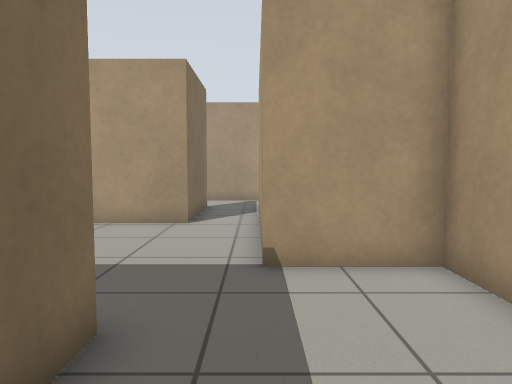
[1] (above)

17 first-person views from a walk through a world built for the Gazebo simulator. The camera is 0.88 m above the floor, tilts 4° down and sees 70° across. The floor is counted in squares, 0.5 m on a side. Each view is taken from the middle of a square. On the plan, view 1 faces up. The plan holds only what a view shows up to about 17 squares ahead; the rest is blank.

[2]
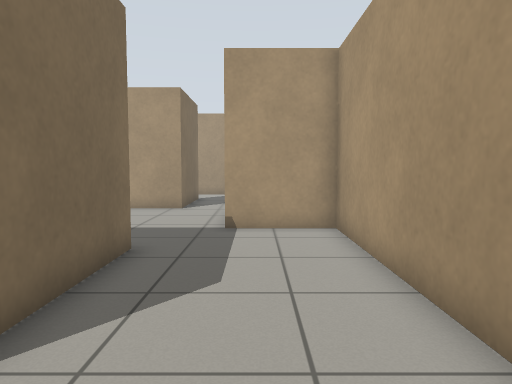

[3]
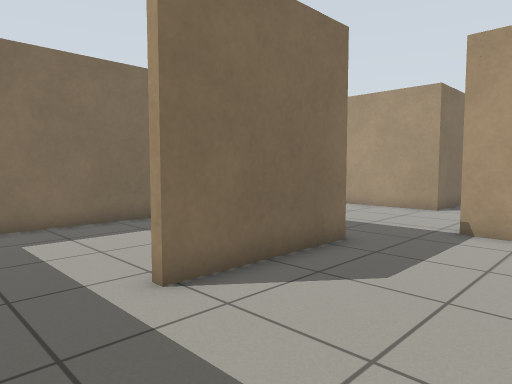

[4]
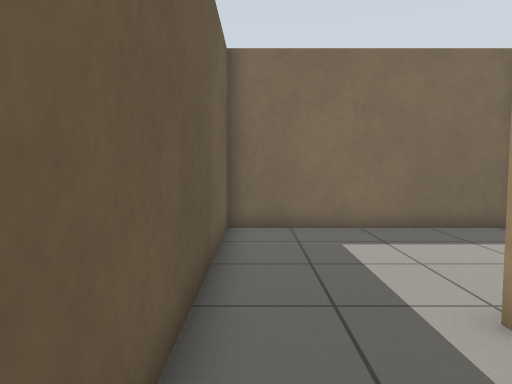

[5]
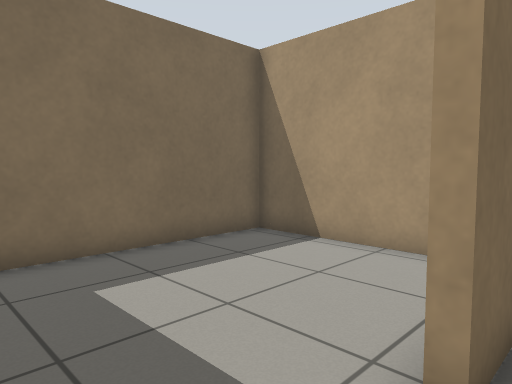

[6]
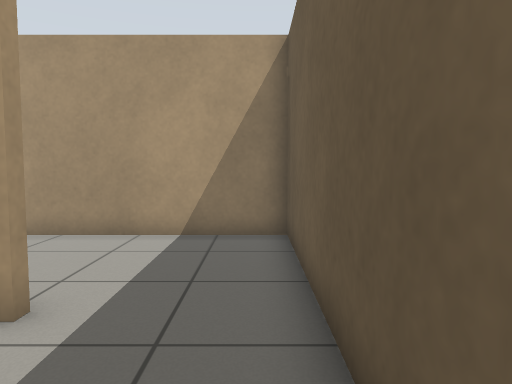

[7]
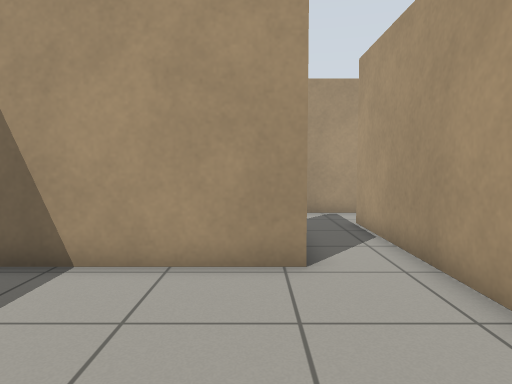

[8]
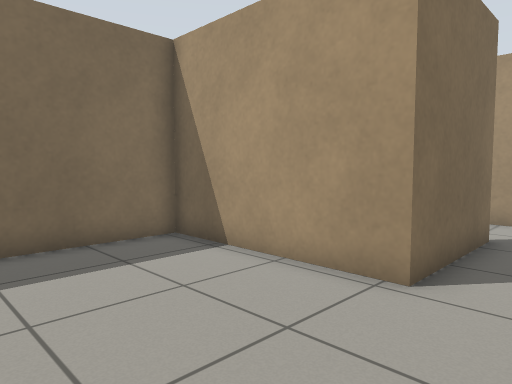

[9]
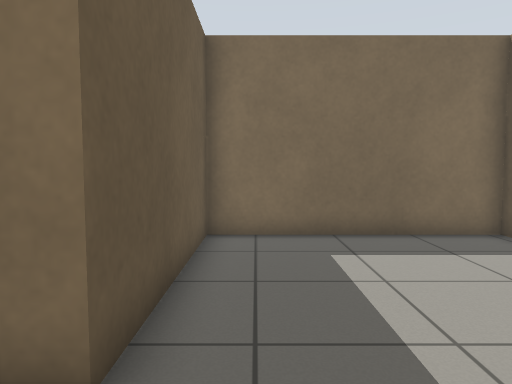

[10]
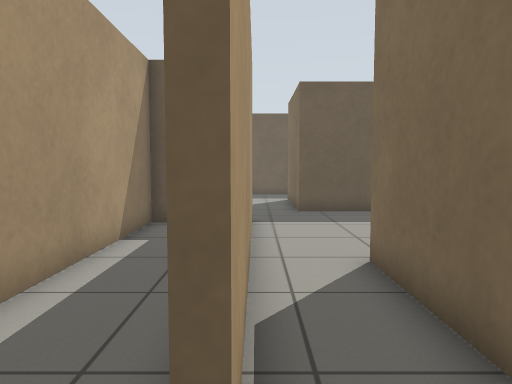

[11]
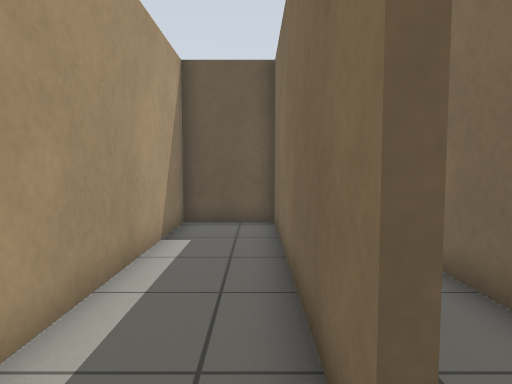

[12]
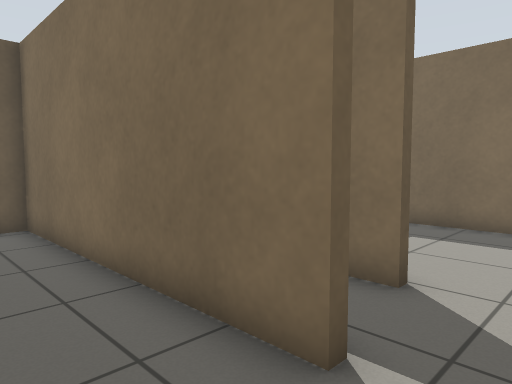

[13]
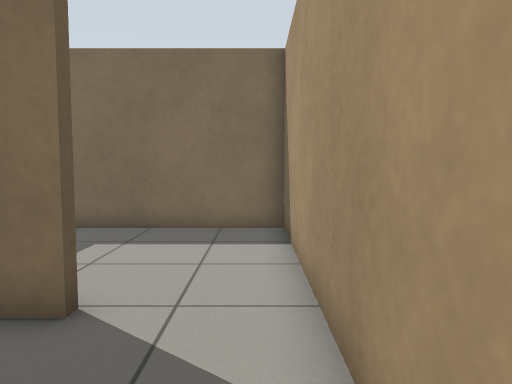

[14]
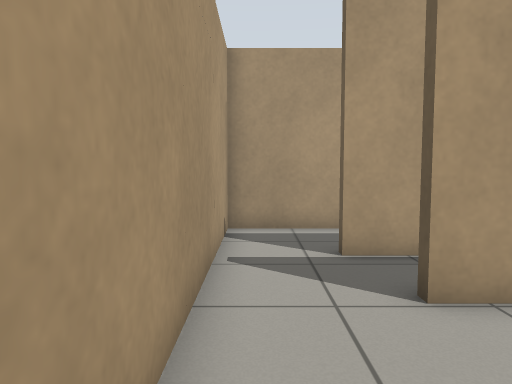

[15]
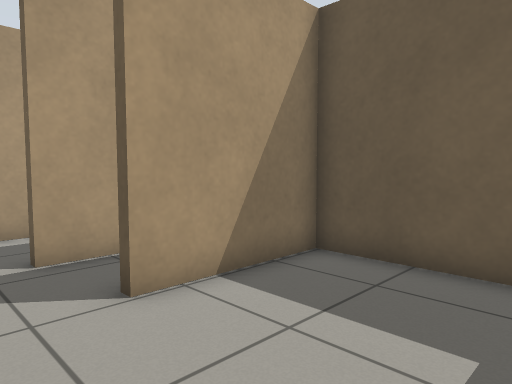

[16]
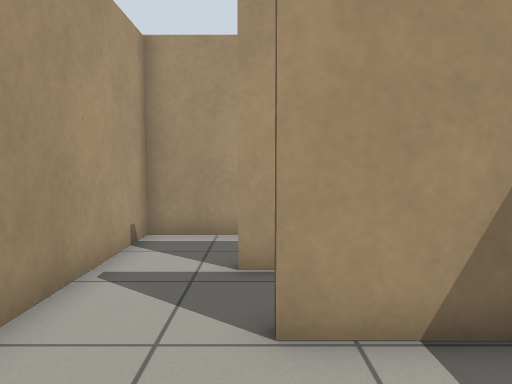

[17]
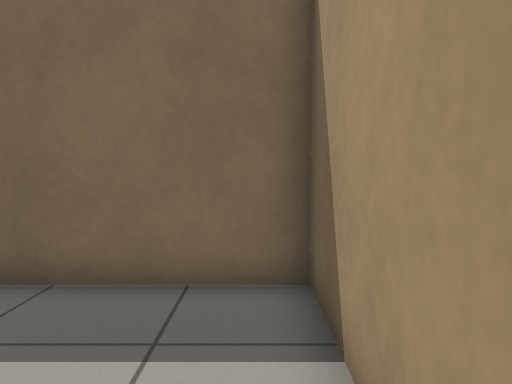

### Floor plan
Ten units are one square. View 1 is at (0, 0); x grows to the right and y downward. Boxes are objects, and circles mark ways between rooms. Rooms are numbered by the first view taken in them; rooms with no view inside come last. Other rooms are left out.
<svg viewBox="-88 -195 126 248">
<path fill="none" stroke="#000" d="M-17 -37 -17 14M-24 48 33 48 33 -63 1 -63M-36 -34 -83 -34 -83 48 -24 48M1 -63 1 -163M-24 -158 -21 -158 -21 -113 -83 -113 -83 -37 -17 -37M-4 -188 -24 -188M1 -163 4 -163 4 -66 33 -66 33 -188 -4 -188M-60 -116 -24 -116 -24 -158M-24 -188 -83 -188 -83 -128"/>
<circle cx="-20" cy="30" r="3" fill="#2a7"/>
<circle cx="-5" cy="-55" r="3" fill="#2a7"/>
<circle cx="-5" cy="-190" r="3" fill="#2a7"/>
<circle cx="0" cy="-175" r="3" fill="#2a7"/>
<circle cx="-20" cy="-170" r="3" fill="#2a7"/>
<text x="10" y="-10">1</text>
<text x="-60" y="0">2</text>
<text x="-40" y="-90">3</text>
<text x="20" y="-130">4</text>
<text x="-60" y="-160">5</text>
</svg>
Room 1 opens to room 2. Room 1 opens to room 3. Room 3 opens to room 4. Room 3 opens to room 5.

Where each view was taken, in squares from view 1:
view 1: 0 up, 0 right, facing up
view 2: 4 down, 1 right, facing up
view 3: 4 down, 3 right, facing up-left
view 4: 4 down, 2 right, facing left
view 5: 4 down, 1 left, facing up-left
view 6: 4 down, 6 left, facing right
view 7: 5 up, 3 left, facing up
view 8: 6 up, 0 right, facing up-left
view 9: 5 up, 1 right, facing left
view 10: 18 up, 0 right, facing down
view 11: 18 up, 1 right, facing down
view 12: 18 up, 3 right, facing down-left
view 13: 18 up, 2 right, facing left
view 14: 18 up, 7 left, facing right
view 15: 18 up, 7 left, facing down-right
view 16: 16 up, 6 left, facing right
view 17: 18 up, 3 left, facing left
